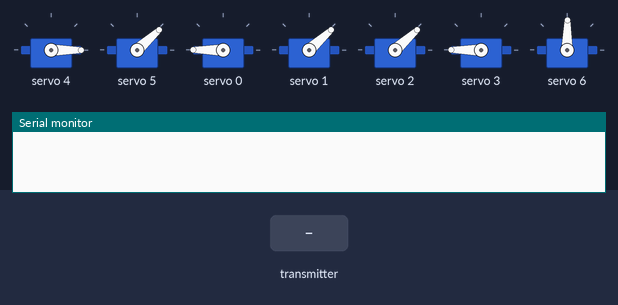
A sketch run on a simulated ESP32. Shown: 7 × servo, the last lines printed to the serial monitor. The inputs (shaded band) are chosen by the test bench.

Above: at 1.2 s.
1.3 s: the transmitter starts sending eyeX = 1024
At 2.1 s:
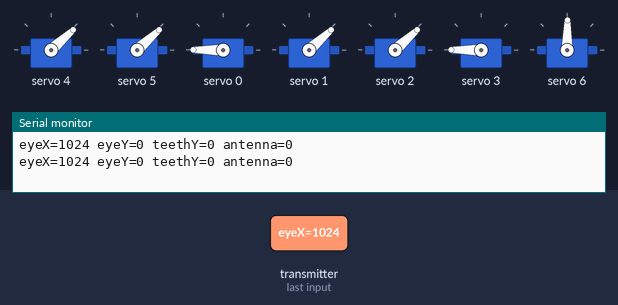
2.8 s: the transmitter starts sending eyeY = 1024
At 3.4 s:
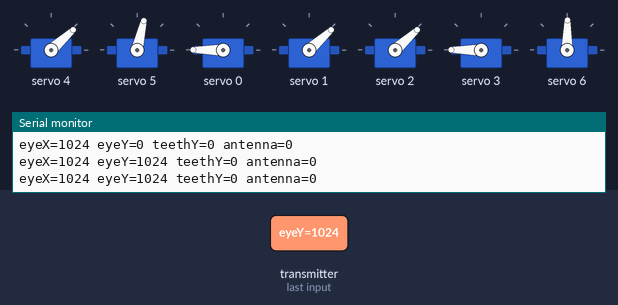
4.3 s: the transmitter starts sending teethY = 1024
At 4.7 s:
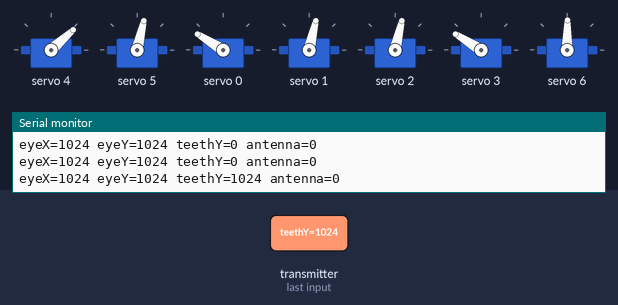
5.8 s: the transmitter starts sending antenna = 1024
At 7.0 s:
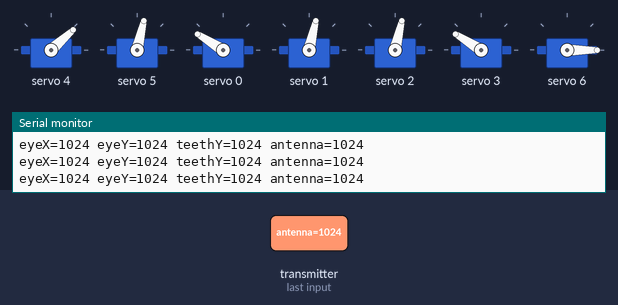
7.3 s: the transmitter starts sending eyeX = 0
At 8.4 s:
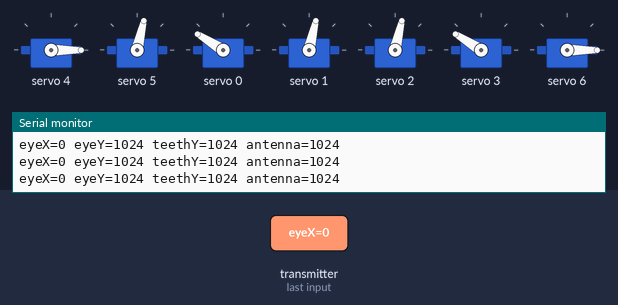
8.8 s: the transmitter starts sending eyeY = 0
At 10.0 s:
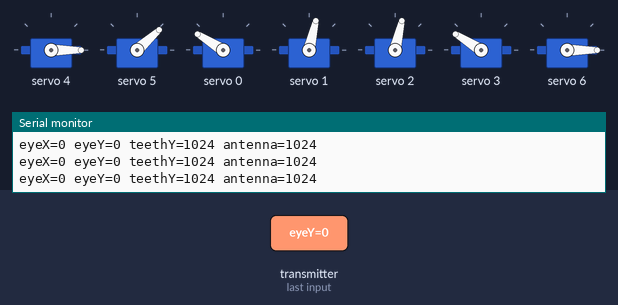
Timing chart, 0 to 11.3 s (numbered marks = the images above; inputs shaded):
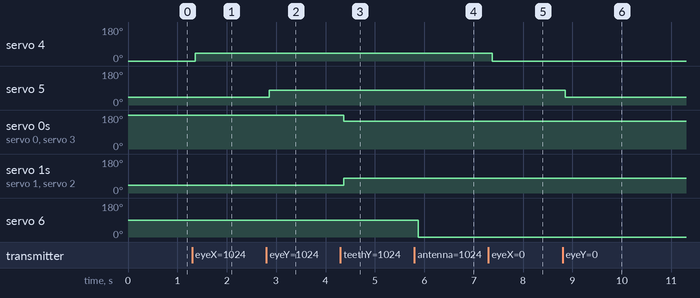

The sketch:

head_controller.ino
```cpp
/*
 * Animatronic Robot Head
 * Head Controller
 *
 * Receives wireless control commands from the handheld ESP32 remote
 * using ESP-NOW and controls the head's servo mechanisms through a
 * PCA9685 PWM controller.
 */

#include <esp_now.h>
#include <WiFi.h>
#include <Wire.h>
#include <Adafruit_PWMServoDriver.h>


// PCA9685
Adafruit_PWMServoDriver pwm = Adafruit_PWMServoDriver();

// Servo channels
#define UPPER_TEETH_1 0
#define UPPER_TEETH_2 1
#define LOWER_TEETH_1 2
#define LOWER_TEETH_2 3

#define EYE_BALL_SERVO 4
#define EYE_LID_SERVO  5

#define ANTENNA_SERVO  6

// Servo ranges
#define EYEBALL_SERVO_MIN 100
#define EYEBALL_SERVO_MAX 500
#define EYELID_SERVO_MIN 200
#define EYELID_SERVO_MAX 500

#define TEETH_MIN 200
#define TEETH_MAX 500

// Antenna PWM
#define ANT_OFF   100
#define ANT_ON    500

typedef struct {
  uint16_t eyeX;
  uint16_t eyeY;
  uint16_t teethY;
  uint16_t antenna; // 16-bit CCPM value
} ControlPacket;

ControlPacket packet;   // GLOBAL PACKET


// Map ESP32 ADC → PCA9685
int map12bit(int x, int outMin, int outMax) {
  return map(x, 0, 4095, outMin, outMax);
}

// ===== ESP-NOW RECEIVE CALLBACK =====
void onReceive(const esp_now_recv_info_t *info, const uint8_t *data, int len) {
  if (len == sizeof(packet)) {
    memcpy(&packet, data, sizeof(packet));
  }

  Serial.print("eyeX=");
  Serial.print(packet.eyeX);
  Serial.print(" eyeY=");
  Serial.print(packet.eyeY);
  Serial.print(" teethY=");
  Serial.print(packet.teethY);
  Serial.print(" antenna=");
  Serial.println(packet.antenna);
}

void setup() {
  Serial.begin(115200);

  // ESP-NOW init
  WiFi.mode(WIFI_STA);
  esp_now_init();
  esp_now_register_recv_cb(onReceive);

  // PCA9685 Init
  Wire.begin(21, 22);    // ESP32 defaults
  pwm.begin();
  pwm.setPWMFreq(50);    // 50 Hz servos

}

void loop() {

  // === EYES ===
  int eyeBallPWM = map12bit(packet.eyeX, EYEBALL_SERVO_MIN, EYEBALL_SERVO_MAX);
  int eyeLidPWM  = map12bit(packet.eyeY, EYELID_SERVO_MIN, EYELID_SERVO_MAX);

  pwm.setPWM(EYE_BALL_SERVO, 0, eyeBallPWM);
  pwm.setPWM(EYE_LID_SERVO,  0, eyeLidPWM);

  // === TEETH (INVERTED MECHANISM) ===
  int upperTeethPWM = map(packet.teethY, 0,4095, TEETH_MIN, TEETH_MAX);
  int lowerTeethPWM = map(packet.teethY, 0,4095, TEETH_MAX, TEETH_MIN);

  pwm.setPWM(UPPER_TEETH_1, 0, lowerTeethPWM);
  pwm.setPWM(UPPER_TEETH_2, 0, upperTeethPWM);
  pwm.setPWM(LOWER_TEETH_1, 0, upperTeethPWM);
  pwm.setPWM(LOWER_TEETH_2, 0, lowerTeethPWM);

  // === ANTENNA USING PCA9685 CHANNEL 6 ===
  uint16_t pulse = packet.antenna;

  // Validate CCPM pulse
  if (pulse < 1000 || pulse > 2200) {
      pulse = 1500; // safe stop
  }

  // Convert pulse width (1000–2000 µs) → PCA9685 units
  int antPwm = map(pulse, 1000, 2000, ANT_OFF, ANT_ON);

  // Drive continuous-rotation servo via PCA9685
  pwm.setPWM(ANTENNA_SERVO, 0, antPwm);

  delay(20); // 50 Hz
}
```

Measured:
- after the input at 1.3 s, servo 4: 0° → 42° after 0.06 s
- after the input at 2.8 s, servo 5: 42° → 77° after 0.06 s
- after the input at 4.3 s, servo 0, servo 3: 180° → 148° after 0.07 s; servo 1, servo 2: 42° → 77° after 0.07 s
- after the input at 5.8 s, servo 6: 89° → 0° after 0.07 s
- after the input at 7.3 s, servo 4: 42° → 0° after 0.07 s
- after the input at 8.8 s, servo 5: 77° → 42° after 0.05 s
